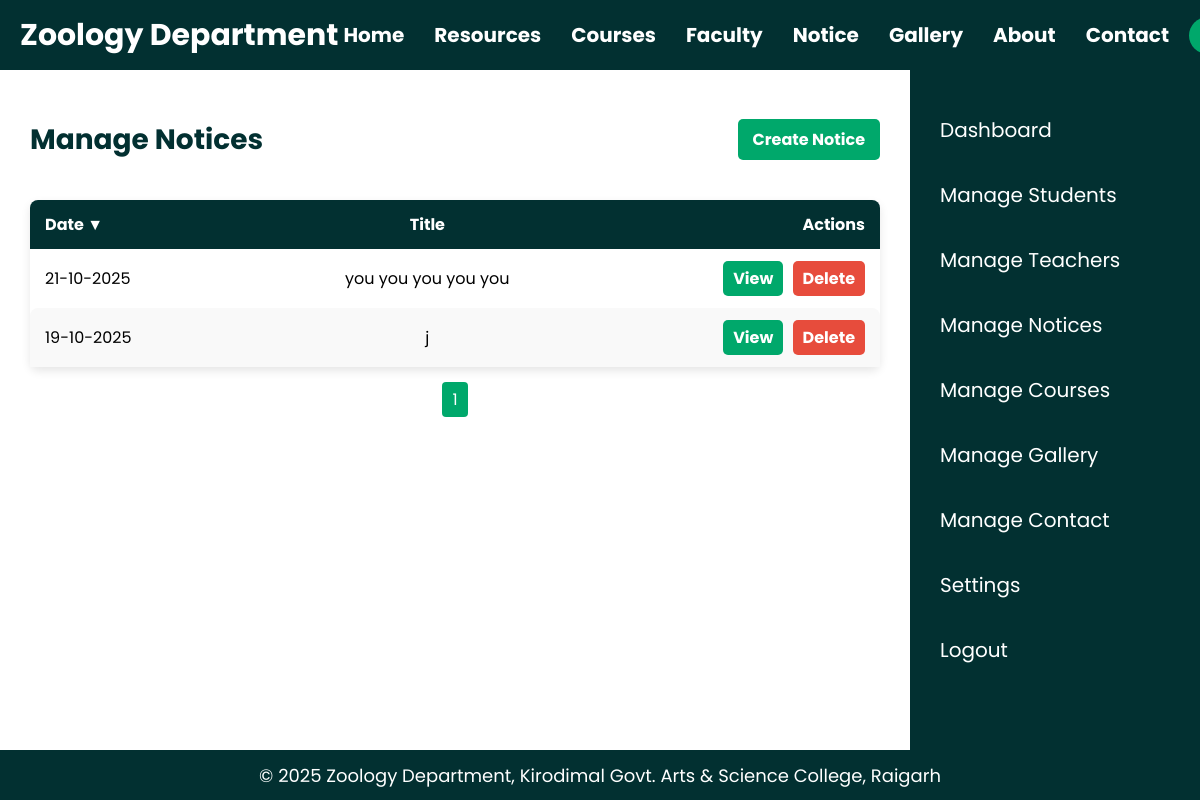
Page /manage_notices.php (signed in) on the earlier database version.
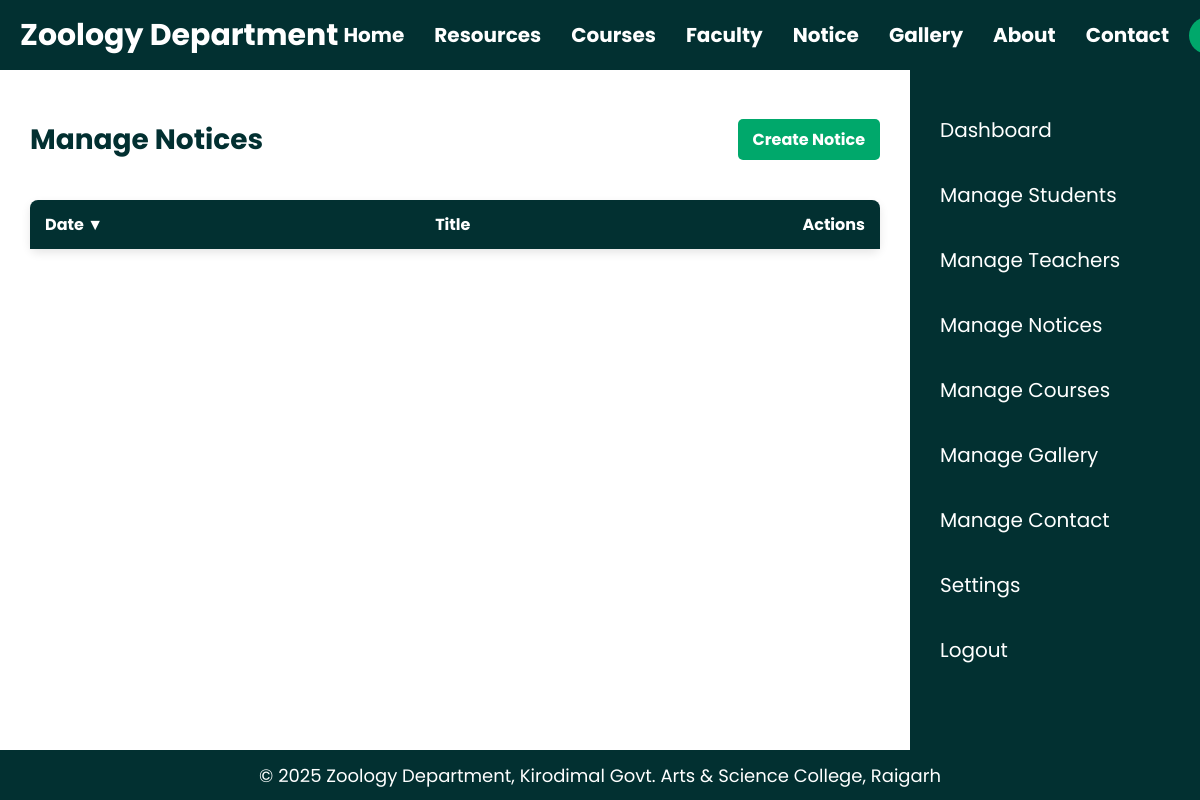
Same page on the later database version.
### tables this page shows
CREATE TABLE IF NOT EXISTS `notices` (
  `id` int NOT NULL AUTO_INCREMENT,
  `title` varchar(255) NOT NULL,
  `file_path` varchar(255) NOT NULL,
  `date` datetime DEFAULT CURRENT_TIMESTAMP,
  PRIMARY KEY (`id`)
);

### manage_notices.php (the view, shortened to what this page needs)
<?php
include 'database/database.php';
include 'header.php';
$is_admin = isset($_SESSION['role']) && $_SESSION['role'] === 'admin';
$sort_by = isset($_GET['sort']) ? $_GET['sort'] : 'date';
$order = isset($_GET['order']) ? $_GET['order'] : 'DESC';
$order = strtoupper($order) === 'ASC' ? 'ASC' : 'DESC';
$limit = 10;
$page = isset($_GET['page']) ? max(1, intval($_GET['page'])) : 1;
$offset = ($page - 1) * $limit;
$total_result = mysqli_query($conn, "SELECT COUNT(*) AS total FROM notices");
$total_row = mysqli_fetch_assoc($total_result);
$total_pages = ceil($total_row['total'] / $limit);
$query = "SELECT * FROM notices ORDER BY $sort_by $order LIMIT $limit OFFSET $offset";
$result = mysqli_query($conn, $query);
$arrow_up = "&#9650;";
$arrow_down = "&#9660;";
?>
<main class="manage-notice-view">
    <?php if($is_admin) include 'admin_sidebar.php'; ?>
    <div class="<?php echo $is_admin ? 'manage-notice-content' : 'public-content'; ?>">
        <div class="manage-notice-row">
            <h1 class="manage-notice-title">Manage Notices</h1>
            <?php if($is_admin): ?>
                <a href="create_notice.php" class="add-button">Create Notice</a>
            <?php endif; ?>
        </div>
        <table>
            <thead>
                <tr>
                    <th>
                        <a href="?sort=date&order=<?php echo $sort_by=='date' && $order=='ASC'?'DESC':'ASC'; ?>">
                            Date <?php if($sort_by=='date') echo $order=='ASC'?$arrow_up:$arrow_down; ?>
                        </a>
                    </th>
                    <th>
                        <a href="?sort=title&order=<?php echo $sort_by=='title' && $order=='ASC'?'DESC':'ASC'; ?>">
                            Title <?php if($sort_by=='title') echo $order=='ASC'?$arrow_up:$arrow_down; ?>
                        </a>
                    </th>
                    <th>Actions</th>
                </tr>
            </thead>
            <tbody>
                <?php while($row = mysqli_fetch_assoc($result)): ?>
                    <tr>
                        <td><?php echo date('d-m-Y', strtotime($row['date'])); ?></td>
                        <td><?php echo htmlspecialchars($row['title']); ?></td>
                        <td class="actions-cell">
                            <a href="<?php echo $row['file_path']; ?>" target="_blank" class="edit">View</a>
                            <?php if($is_admin): ?>
                                <a href="delete_notice.php?id=<?php echo $row['id']; ?>" class="delete">Delete</a>
                            <?php endif; ?>
                        </td>
                    </tr>
                <?php endwhile; ?>
            </tbody>
        </table>
        <div class="pagination">
            <?php for($p=1; $p<=$total_pages; $p++): ?>
                <a href="?page=<?php echo $p ?>&sort=<?php echo $sort_by ?>&order=<?php echo $order ?>" class="page-link <?php if($page==$p) echo 'active'; ?>"><?php echo $p ?></a>
            <?php endfor; ?>
        </div>
    </div>
</main>
<?php include 'footer.php'; ?>

### header.php (shortened to what this page needs)
<?php
$isLoggedIn = isset($_SESSION['role']);
$role = $isLoggedIn ? $_SESSION['role'] : '';
?>
<!DOCTYPE html>
<html lang="en">
<head>
    <link rel="stylesheet" href="style.css">
</head>
<body>
<header>
    <h1 class="header-heading">Zoology Department</h1>
    <div class="pc-nav-container">
        <nav class="pc-nav">
            <a href="index.php">Home</a>
            <a href="resources.php">Resources</a>
            <a href="courses.php">Courses</a>
            <a href="faculty.php">Faculty</a>
            <a href="notice.php">Notice</a>
            <a href="gallery.php">Gallery</a>
            <a href="about.php">About</a>
            <a href="contact.php">Contact</a>
        </nav>
        <?php if(!$isLoggedIn): ?>
            <a href="login.php" class="login-button">Login</a>
        <?php else: ?>
            <?php
                $dashboardLink = 'student_dashboard.php';
                if($role === 'admin') $dashboardLink = 'admin_dashboard.php';
                elseif($role === 'teacher') $dashboardLink = 'teacher_dashboard.php';
            ?>
            <a href="<?php echo $dashboardLink; ?>" class="login-button admin-username">
            </a>
        <?php endif; ?>
    </div>
</header>

### admin_sidebar.php
<head>
    <link rel="stylesheet" type="text/css" href="style.css">
</head>
<aside class="admin-sidebar">
    <nav>
        <ul>
            <li><a href="admin_dashboard.php">Dashboard</a></li>
            <li><a href="manage_students.php">Manage Students</a></li>
            <li><a href="manage_teachers.php">Manage Teachers</a></li>
            <li><a href="manage_notices.php">Manage Notices</a></li>
            <li><a href="manage_courses.php">Manage Courses</a></li>
            <li><a href="manage_gallery.php">Manage Gallery</a></li>
            <li><a href="manage_contact.php">Manage Contact</a></li>
            <li><a href="admin_settings.php">Settings</a></li>
            <li><a href="logout.php">Logout</a></li>
        </ul>
    </nav>
</aside>

### footer.php (shortened to what this page needs)
    <footer class="normalfooter">
        <p>&copy; 2025 Zoology Department, Kirodimal Govt. Arts & Science College, Raigarh</p>
    </footer>
</body>
</html>

Differences in the rows shown:
removed notices: date "21-10-2025", title "you you you you you"
removed notices: date "19-10-2025", title "j"
Other differences:
list line gone: "1"
